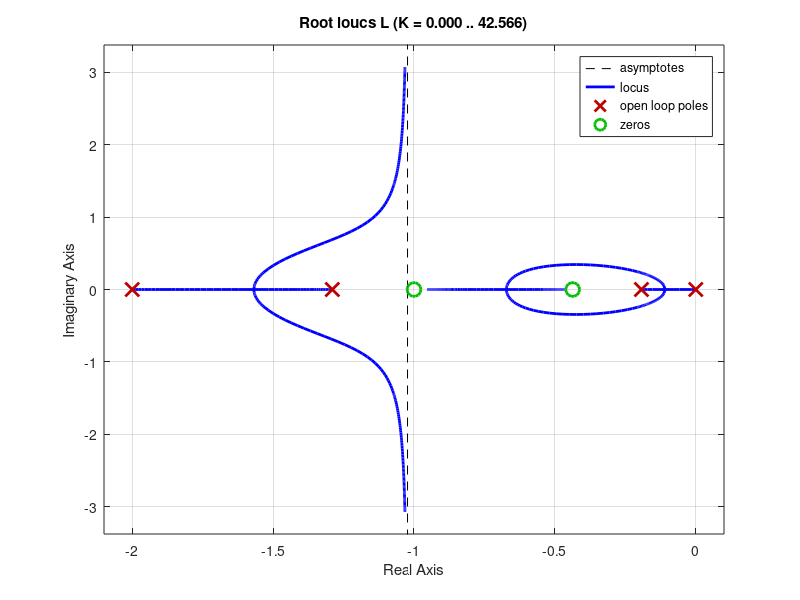

Reproduce this figure in MATLAB. (Note: this script raises an error after producing the figure.)
%% s2_textbook_controller.m  —  DERS KITABI (NISE) RATE-FEEDBACK KONTROLCUSU
%  Acisal hiz (rate) geri beslemeli iki-cevrimli yapi:  u = -K1*psi - K2*psi_dot
%  K1=K2 secilince geri besleme yolu K1(s+1) olur -> s=-1 sifiri kok yer egrisini
%  sola buker. Bu betik yapiyi yeniden uretir ve neden Ts=3'u tutturamadigini gosterir.
%  Sekil 1: rate-feedback kok yer egrisi    Sekil 2: kapali-cevrim basamak yaniti
clear; clc; close all;
s = tf('s');
G_psi = -0.25*(s+0.437)/(s*(s+2)*(s+1.29)*(s+0.193));

K1 = 13.71; K2 = 13.71;                 % %10 asim icin (aci/genlik kosulundan)
P   = -0.25*(s+0.437)/(s*(s+2)*(s+1.29)*(s+0.193));
Pin = feedback(-P, K2*s);               % ic cevrim (yaw-rate jiroskobu)
T_tb= minreal(feedback(K1*Pin, 1));     % dis cevrim (konum)

% --- Kok yer egrisi: rate fb'nin ekledigi s=-1 sifiri gorunur ---
L = 0.25*(s+0.437)*(s+1)/(s*(s+2)*(s+1.29)*(s+0.193));   % G(s)H(s), K1=K2
figure('Name','Ders kitabi rate-fb kok yer egrisi','Color','w');
rlocus(L); sgrid(0.559,0); axis([-3 0.5 -3 3]);
title('Heading ders kitabi (rate-fb) — s=-1 sifiri egriyi sola buker');

% --- Kapali-cevrim yanit + metrikler ---
info = stepinfo(T_tb,'SettlingTimeThreshold',0.02);
figure('Name','Ders kitabi kapali-cevrim basamak','Color','w');
step(T_tb,12); grid on;
title(sprintf('Ders kitabi: OS=%.1f%%, Ts=%.2fs (Ts=3 SAGLANMAZ)', ...
      info.Overshoot, info.SettlingTime));

fprintf('Kapali-cevrim kutuplari:\n'); disp(pole(T_tb).');
fprintf('OS=%.1f%%  Ts=%.2fs  Tp=%.2fs  ess=%.3f\n', ...
        info.Overshoot, info.SettlingTime, info.PeakTime, 1-dcgain(T_tb));
fprintf('--> Baskin cift -1.069+-j1.474 yaninda -0.675,-0.669 YAVAS kutuplari var;\n');
fprintf('    bunlar gercek yerlesmeyi 6.78 s''e cikarir (2. derece yaklasim gecersiz).\n');
